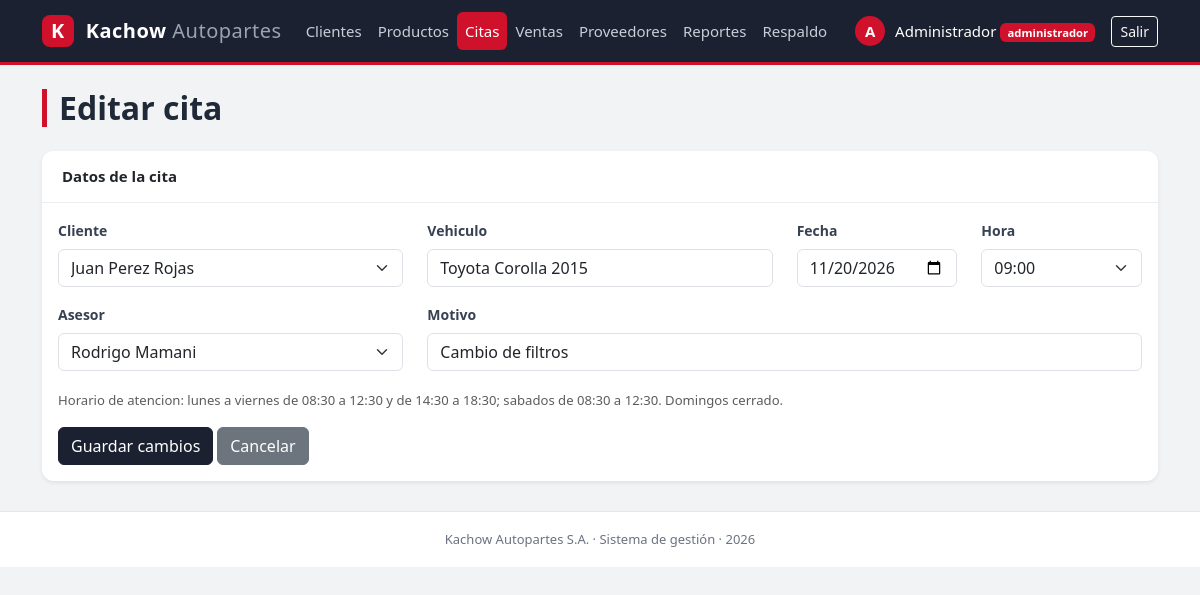
Page /citas_editar.php?id=1 (signed in) on the committed database.
### tables this page shows
create table citas (
    id int auto_increment primary key,
    cliente_id int not null,
    vehiculo varchar(100) not null,
    fecha date not null,
    hora time not null,
    asesor_id int not null,
    motivo varchar(255),
    foreign key (cliente_id) references clientes(id),
    foreign key (asesor_id) references usuarios(id)
);

create table clientes (
    id int auto_increment primary key,
    nombre varchar(100) not null,
    documento varchar(20) not null,
    telefono varchar(20),
    correo varchar(100),
    direccion varchar(150)
);

create table usuarios (
    id int auto_increment primary key,
    usuario varchar(30) not null unique,
    nombre varchar(100) not null,
    clave varchar(255) not null,
    rol varchar(20) not null default 'vendedor',
    activo int not null default 1
);

### horario.php (called while the page is built, shortened)
<?php
    $horas_manana = array("08:30", "09:00", "09:30", "10:00", "10:30", "11:00", "11:30", "12:00");
?>

### citas_editar.php (the view, shortened to what this page needs)
<?php
    include("conexion.php");
    include("horario.php");
    $id = intval($_GET['id']);
    $resultado = mysqli_query($conexion, "select * from citas where id=$id");
    $cita = mysqli_fetch_assoc($resultado);
    $clientes = mysqli_query($conexion, "select * from clientes order by nombre");
    $asesores = mysqli_query($conexion, "select id, nombre from usuarios
                                         where rol='vendedor' and activo=1 order by nombre");
    $hora_cita = substr($cita['hora'], 0, 5);
    include("menu.php");
?>
    <h2 class="mb-4">Editar cita</h2>
    <div class="card shadow-sm">
        <div class="card-header bg-white fw-bold">Datos de la cita</div>
        <div class="card-body">
            <form action="citas_actualizar.php" method="POST">
                <div class="row">
                    <div class="col-md-4 mb-3">
                        <label class="form-label">Cliente</label>
                        <select name="cliente_id" class="form-select" required>
                            <?php while($cliente = mysqli_fetch_assoc($clientes)){ ?>
                                <option value="<?php echo $cliente['id']; ?>"
                                    <?php if($cliente['id'] == $cita['cliente_id']){ echo "selected"; } ?>>
                                    <?php echo $cliente['nombre']; ?>
                                </option>
                            <?php } ?>
                        </select>
                    </div>
                    <div class="col-md-4 mb-3">
                        <label class="form-label">Vehiculo</label>
                        <input type="text" name="vehiculo" class="form-control" maxlength="100"
                               value="<?php echo htmlspecialchars($cita['vehiculo']); ?>" required>
                    </div>
                    <div class="col-md-2 mb-3">
                        <label class="form-label">Fecha</label>
                        <input type="date" name="fecha" class="form-control"
                               value="<?php echo $cita['fecha']; ?>" required>
                    </div>
                    <div class="col-md-2 mb-3">
                        <label class="form-label">Hora</label>
                        <select name="hora" class="form-select" required>
                            <optgroup label="Manana">
                                <?php foreach($horas_manana as $h){ ?>
                                    <option value="<?php echo $h; ?>"
                                        <?php if($h == $hora_cita){ echo "selected"; } ?>><?php echo $h; ?></option>
                                <?php } ?>
                            </optgroup>
                        </select>
                    </div>
                    <div class="col-md-4 mb-3">
                        <label class="form-label">Asesor</label>
                        <select name="asesor_id" class="form-select" required>
                            <?php while($asesor = mysqli_fetch_assoc($asesores)){ ?>
                                <option value="<?php echo $asesor['id']; ?>"
                                    <?php if($asesor['id'] == $cita['asesor_id']){ echo "selected"; } ?>>
                                    <?php echo $asesor['nombre']; ?>
                                </option>
                            <?php } ?>
                        </select>
                    </div>
                    <div class="col-md-8 mb-3">
                        <label class="form-label">Motivo</label>
                        <input type="text" name="motivo" class="form-control" maxlength="255"
                               value="<?php echo htmlspecialchars($cita['motivo']); ?>">
                    </div>
                </div>
                <p class="form-text">
                    Horario de atencion: lunes a viernes de 08:30 a 12:30 y de 14:30 a 18:30;
                    sabados de 08:30 a 12:30. Domingos cerrado.
                </p>
                <button type="submit" class="btn btn-primary">Guardar cambios</button>
                <a href="citas.php" class="btn btn-secondary">Cancelar</a>
            </form>
        </div>
    </div>
<?php include("pie.php"); ?>

### estilos.css (style rules this page uses)
body { background-color: #f2f3f5; color: #1f2937; font-family: "Segoe UI", Roboto, "Helvetica Neue", Arial, sans-serif; font-size: 15px; }
.contenido h2 { font-weight: 700; border-left: 5px solid #d0112b; padding-left: 12px; }
.card { border: none; border-radius: 12px; margin-bottom: 20px; }
.card-header { padding: 14px 20px; border-bottom: 1px solid #eceef1; font-weight: 600; }
.card-header:first-child { border-radius: 12px 12px 0 0; }
.btn-primary { --bs-btn-bg: #1b2130; --bs-btn-border-color: #1b2130; --bs-btn-hover-bg: #d0112b; --bs-btn-hover-border-color: #d0112b; --bs-btn-active-bg: #a80d22; --bs-btn-active-border-color: #a80d22; }
.form-label { font-size: 14px; font-weight: 600; color: #374151; }

### rows in the picture
citas: cliente_id "Juan Perez Rojas", vehiculo "Toyota Corolla 2015", fecha "11/20/2026", hora "09:00", asesor_id "Rodrigo Mamani", motivo "Cambio de filtros"

### other values in the picture
substr($_SESSION['nombre'], 0, 1) "A"
$_SESSION['nombre'] "Administrador"
$_SESSION['rol'] "administrador"
